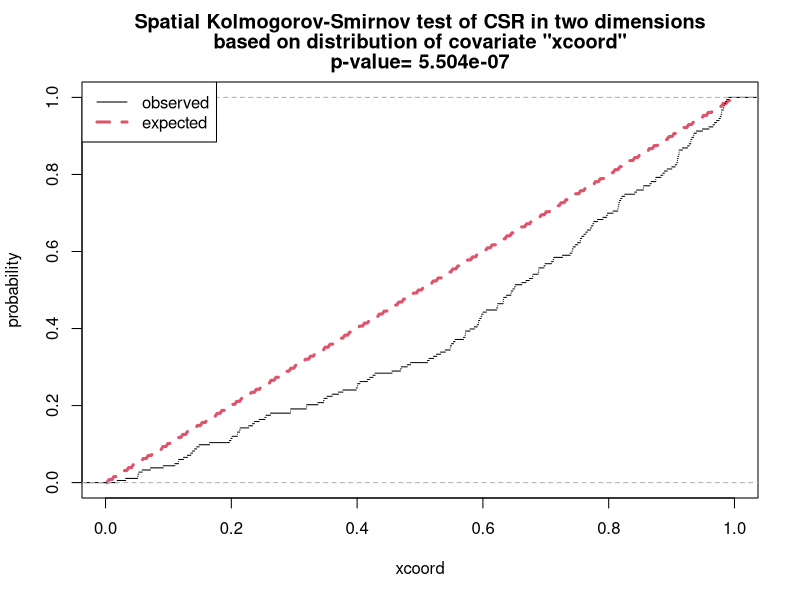
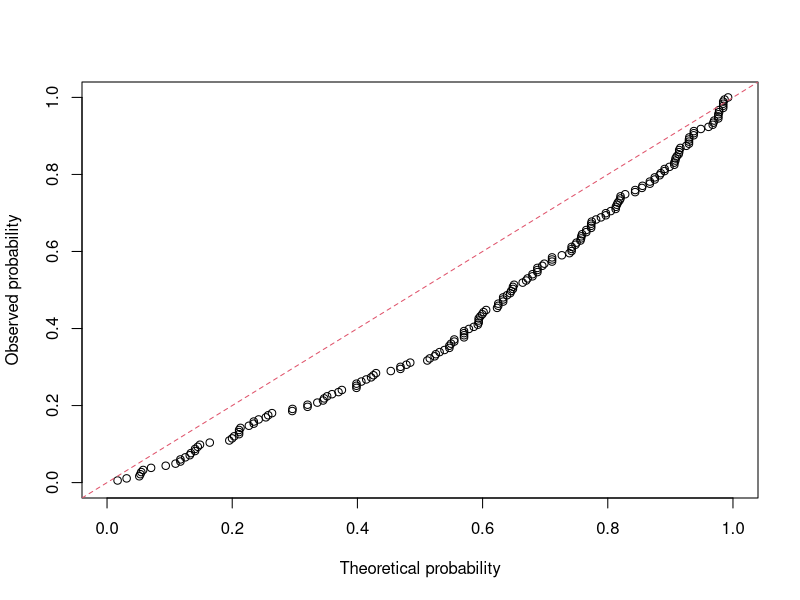
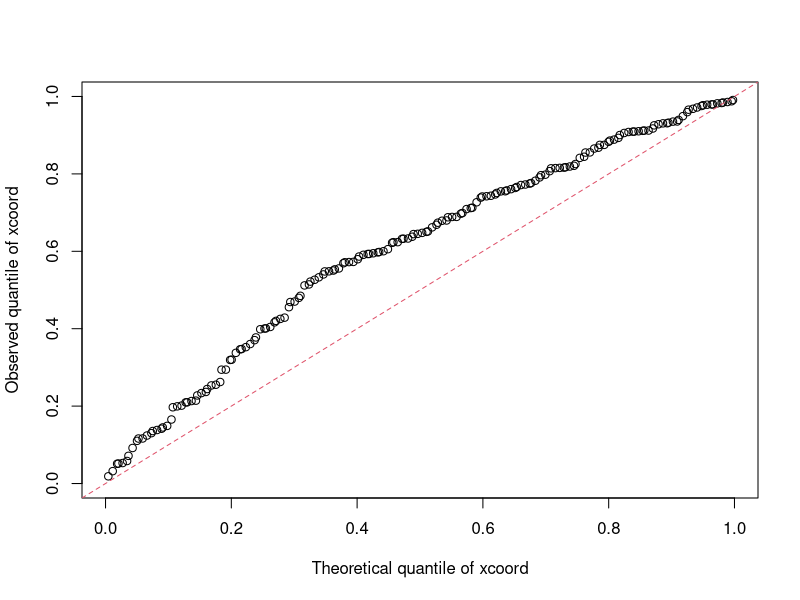

Here is the R script that generated these plots, in order:
library(spatstat)


### Name: plot.cdftest
### Title: Plot a Spatial Distribution Test
### Aliases: plot.cdftest
### Keywords: spatial hplot

### ** Examples

   op <- options(useFancyQuotes=FALSE)

   # synthetic data: nonuniform Poisson process
   X <- rpoispp(function(x,y) { 100 * exp(x) }, win=square(1))

   # fit uniform Poisson process
   fit0 <- ppm(X, ~1)

   # test covariate = x coordinate
   xcoord <- function(x,y) { x }

   # test wrong model
   k <- cdf.test(fit0, xcoord)

   # plot result of test
   plot(k, lwd0=3)

   plot(k, style="PP")

   plot(k, style="QQ")

   options(op)
